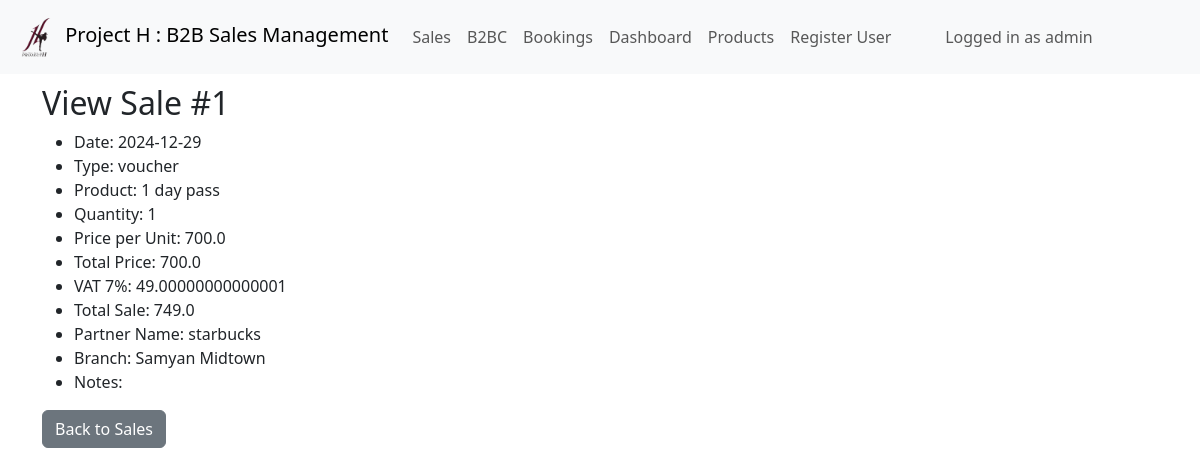
The app's page /sales/view_sale/1 (signed in), older data.
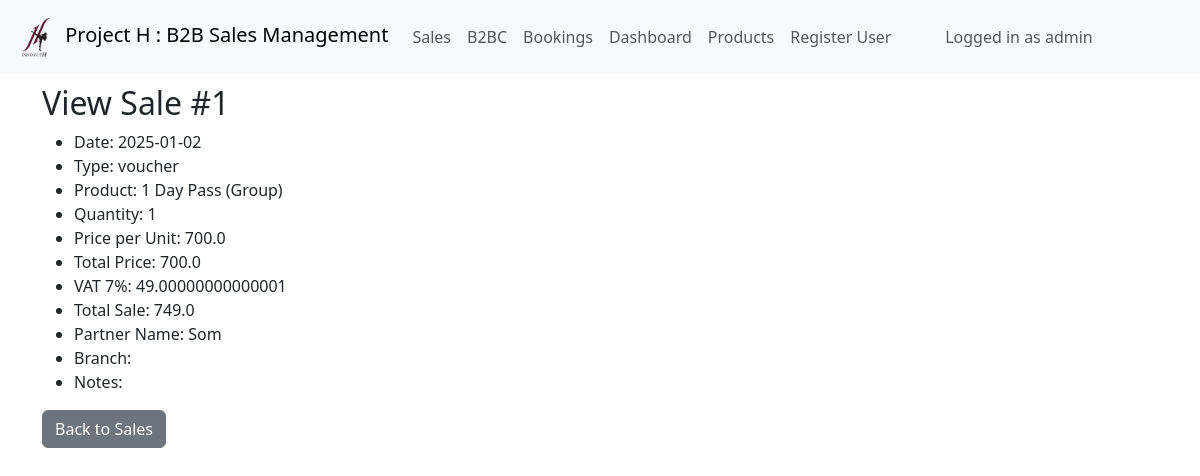
The same page, newer data.
### models.py (models this page shows, shortened)
class SalesVoucherGroup(db.Model):
    __tablename__ = 'sales_voucher_group'
    id = db.Column(db.Integer, primary_key=True)
    sale_date = db.Column(db.DateTime, default=datetime.utcnow)
    sale_type = db.Column(db.String(50), nullable=False)
    product_name = db.Column(db.String(100), nullable=True)
    quantity = db.Column(db.Integer, default=1)
    price_per_unit = db.Column(db.Float, default=0.0)
    total_price = db.Column(db.Float, default=0.0)
    vat_7 = db.Column(db.Float, default=0.0)
    total_sale = db.Column(db.Float, default=0.0)
    partner_name = db.Column(db.String(100))
    partner_company = db.Column(db.String(100))
    branch_id = db.Column(db.Integer, db.ForeignKey('branches.id'), nullable=True)
    noted = db.Column(db.Text)
    sale_date = db.Column(db.DateTime, default=datetime.utcnow)
    salesperson_id = db.Column(db.Integer, db.ForeignKey('users.id'), nullable=True)
    status = db.Column(db.String(50), default='waiting')
    salesperson = db.relationship('User', backref='voucher_group_sales', foreign_keys=[salesperson_id])
    bookings = db.relationship(
        'Booking',
        backref='voucher_group_sale',
        lazy=True,
        cascade='all, delete-orphan',
        passive_deletes=True
    )

class Branch(db.Model):
    __tablename__ = 'branches'
    id = db.Column(db.Integer, primary_key=True)
    name = db.Column(db.String(100), nullable=False)
    location = db.Column(db.String(255))
    capacity = db.Column(db.Integer, default=100)
    voucher_group_sales = db.relationship('SalesVoucherGroup', backref='branch', lazy=True)
    bookings = db.relationship('Booking', backref='branch', lazy=True)
    b2bc_sales = db.relationship('SalesB2BC', backref='branch', lazy=True)

### views/sales.py (the view)
@sales_bp.route('/view_sale/<int:sale_id>')
@login_required
@roles_required('admin', 'branch_staff')
def view_sale(sale_id):
    sale = SalesVoucherGroup.query.get_or_404(sale_id)
    return render_template('sales/view_sale.html', sale=sale)

### templates/sales/view_sale.html
{% extends 'base.html' %}
{% block content %}
<h2>View Sale #{{ sale.id }}</h2>
<ul>
    <li>Date: {{ sale.sale_date.strftime('%Y-%m-%d') }}</li>
    <li>Type: {{ sale.sale_type }}</li>
    <li>Product: {{ sale.product_name }}</li>
    <li>Quantity: {{ sale.quantity }}</li>
    <li>Price per Unit: {{ sale.price_per_unit }}</li>
    <li>Total Price: {{ sale.total_price }}</li>
    <li>VAT 7%: {{ sale.vat_7 }}</li>
    <li>Total Sale: {{ sale.total_sale }}</li>
    <li>Partner Name: {{ sale.partner_name }}</li>
    <li>Branch: {{ sale.branch.name }}</li>
    <li>Notes: {{ sale.noted }}</li>
</ul>
<a href="{{ url_for('sales.list_voucher_group_sales') }}" class="btn btn-secondary">Back to Sales</a>
{% endblock %}

Row changes from the older to the newer data that the page shows:
removed Branch: branch.name "Samyan Midtown"
changed SalesVoucherGroup "voucher": sale_date "2024-12-29" → "2025-01-02"; product_name "1 day pass" → "1 Day Pass (Group)"; partner_name "starbucks" → "Som"
